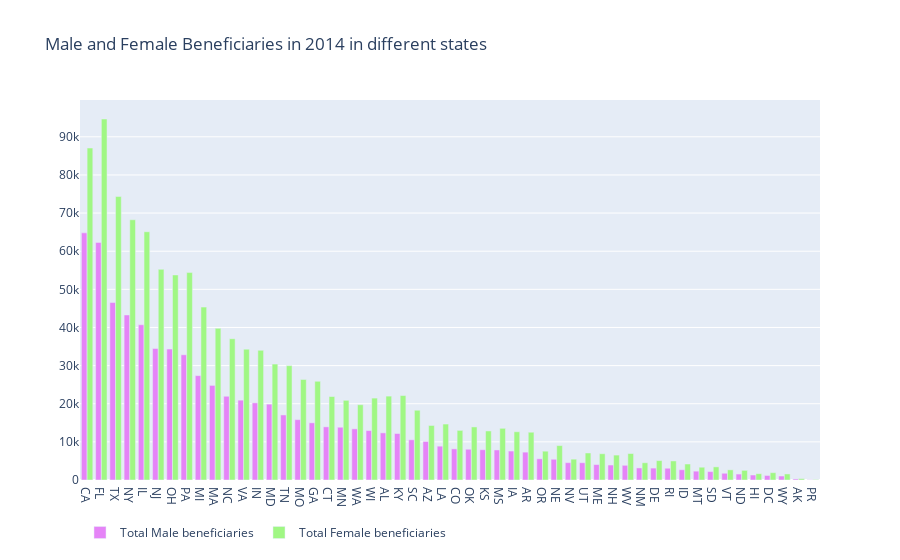

The code cell stored with this chart in its notebook:
### Code cell
query1 = """SELECT
  state, Sum(male_beneficiaries) as male_ben, Sum(female_beneficiaries) as female_ben
FROM
  `bigquery-public-data.cms_medicare.nursing_facilities_2014`
  GROUP BY 
      state
  ORDER BY
      male_ben DESC;
        """
response1 = medicare.query_to_pandas_safe(query1)


trace1 = go.Bar(
    x=response1.state,
    y=response1.male_ben,
    marker=dict(color='#e584f7'),
    name='Total Male beneficiaries'
)
trace2 = go.Bar(
    x=response1.state,
    y=response1.female_ben,
    marker=dict(color='#a0f784'),
    name='Total Female beneficiaries'
)

data = [trace1, trace2]
layout = go.Layout(barmode='group', legend=dict(orientation='h'), title='Male and Female Beneficiaries in 2014 in different states')
fig = go.Figure(data=data, layout=layout)
iplot(fig, filename='grouped-bar')

### Figure 1 — Plotly figure (JSON) as saved in the notebook; plotly's stock layout.template omitted (floating-point values rounded to 4 significant figures)
{"data": [{"marker": {"color": "#e584f7"}, "name": "Total Male beneficiaries", "x": ["CA", "FL", "TX", "NY", "IL", "NJ", "OH", "PA", "MI", "MA", "NC", "VA", "IN", "MD", "TN", "MO", "GA", "CT", "MN", "WA", "WI", "AL", "KY", "SC", "AZ", "LA", "CO", "OK", "KS", "MS", "IA", "AR", "OR", "NE", "NV", "UT", "ME", "NH", "WV", "NM", "DE", "RI", "ID", "MT", "SD", "VT", "ND", "HI", "DC", "WY", "AK", "PR"], "y": [64813, 62314, 46538, 43276, 40706, 34490, 34343, 32835, 27374, 24808, 21959, 20936, 20228, 19896, 17061, 15832, 14995, 13941, 13841, 13418, 12966, 12356, 12194, 10546, 10098, 8871, 8163, 8065, 7944, 7878, 7591, 7310, 5557, 5438, 4546, 4535, 4046, 3925, 3856, 3164, 3123, 3087, 2695, 2317, 2206, 1761, 1558, 1309, 1185, 1046, 281, 62], "type": "bar"}, {"marker": {"color": "#a0f784"}, "name": "Total Female beneficiaries", "x": ["CA", "FL", "TX", "NY", "IL", "NJ", "OH", "PA", "MI", "MA", "NC", "VA", "IN", "MD", "TN", "MO", "GA", "CT", "MN", "WA", "WI", "AL", "KY", "SC", "AZ", "LA", "CO", "OK", "KS", "MS", "IA", "AR", "OR", "NE", "NV", "UT", "ME", "NH", "WV", "NM", "DE", "RI", "ID", "MT", "SD", "VT", "ND", "HI", "DC", "WY", "AK", "PR"], "y": [87052, 94670, 74342, 68241, 65111, 55245, 53774, 54391, 45348, 39763, 37047, 34320, 34012, 30408, 29988, 26360, 25890, 21896, 20895, 19735, 21480, 21997, 22146, 18292, 14297, 14675, 13015, 13920, 12865, 13554, 12657, 12530, 7557, 9025, 5464, 7089, 6892, 6535, 6936, 4520, 5093, 5000, 4192, 3355, 3444, 2667, 2533, 1658, 1918, 1586, 366, 118], "type": "bar"}], "layout": {"barmode": "group", "legend": {"orientation": "h"}, "title": {"text": "Male and Female Beneficiaries in 2014 in different states"}, "xaxis": {"type": "category", "range": [-0.5, 51.5], "autorange": true}, "yaxis": {"type": "linear", "range": [0, 99650.0], "autorange": true}, "autosize": true}}
